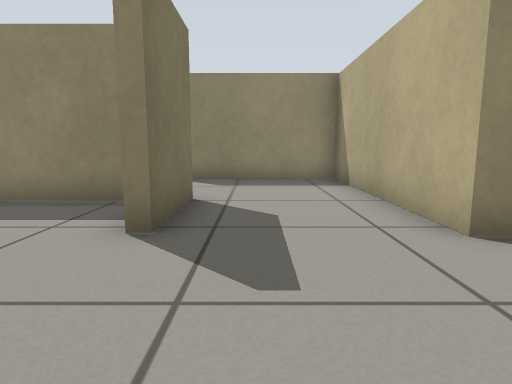
[1] (above)

18 first-person views from a walk through a world built for the Gazebo simulator. The camera is 0.5 m above the floor, tilts 8° down and sees 75° across. The floor is counted in squares, 0.5 m on a side. Each view is taken from the middle of a square. On the plan, view 1 faces up. The plan holds only what a view shows up to about 12 squares ahead; the rest is blank.

[2]
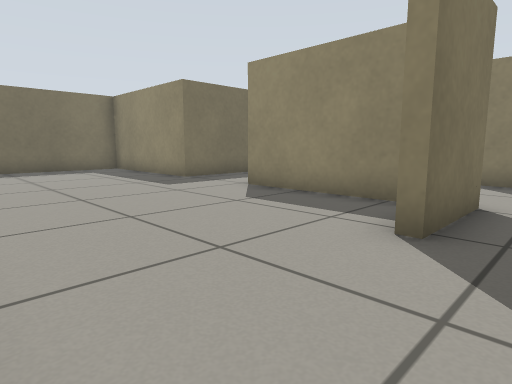

[3]
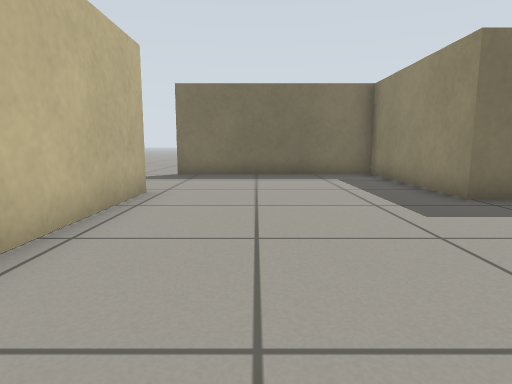

[4]
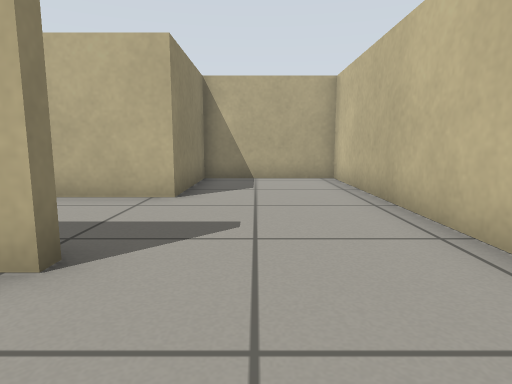

[5]
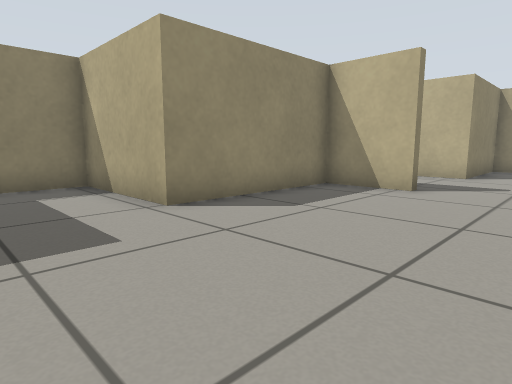

[6]
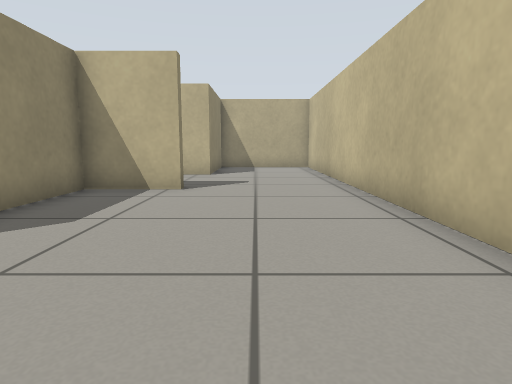

[7]
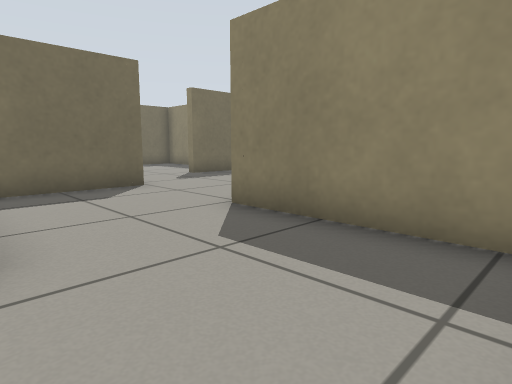

[8]
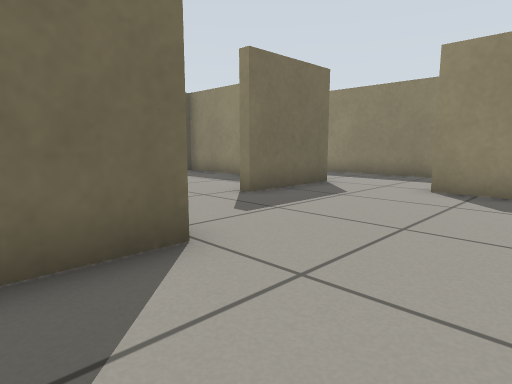

[9]
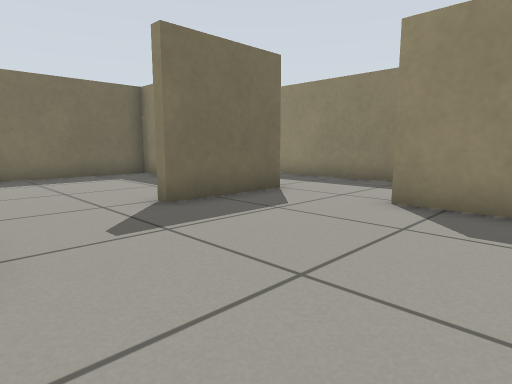

[10]
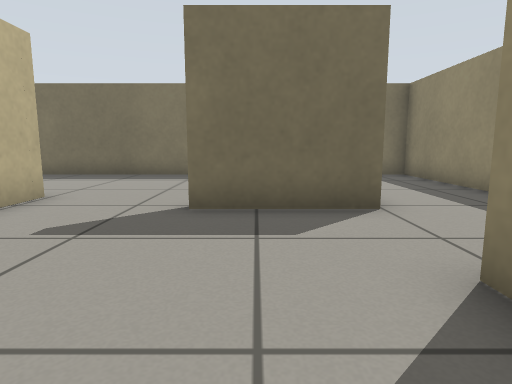

[11]
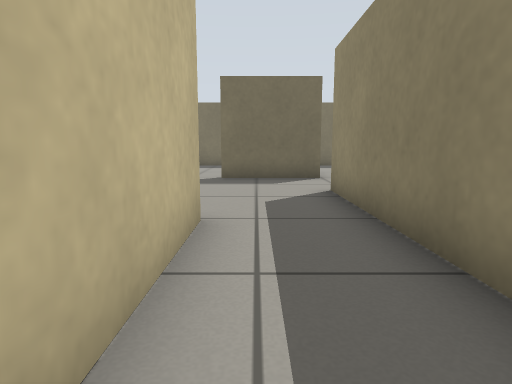

[12]
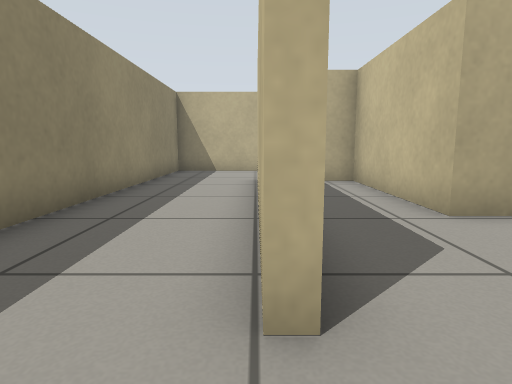

[13]
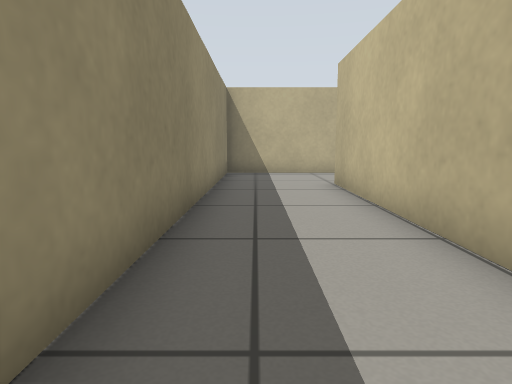

[14]
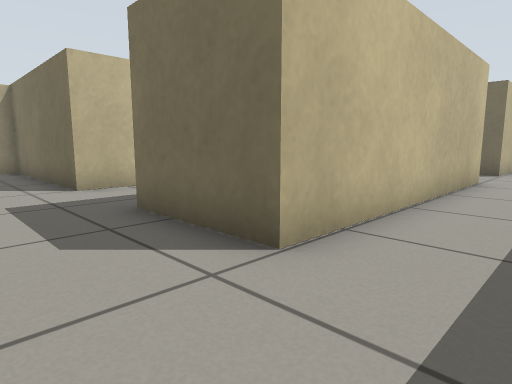

[15]
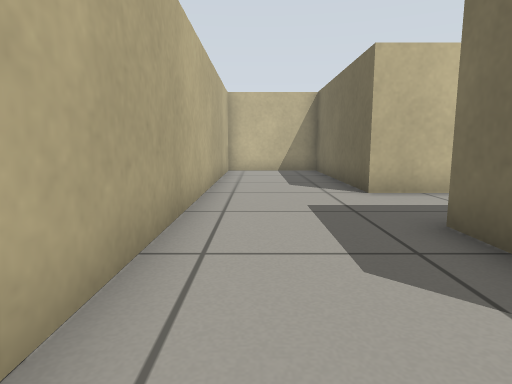

[16]
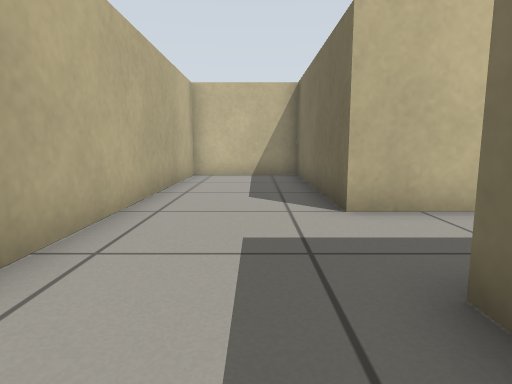

[17]
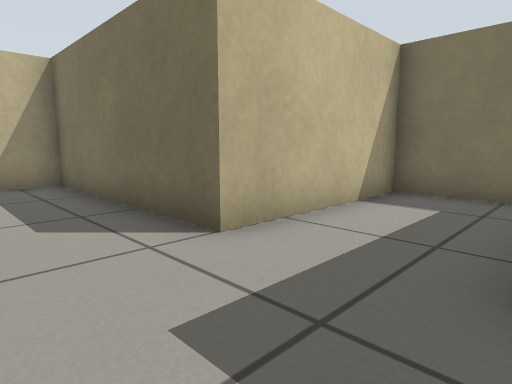

[18]
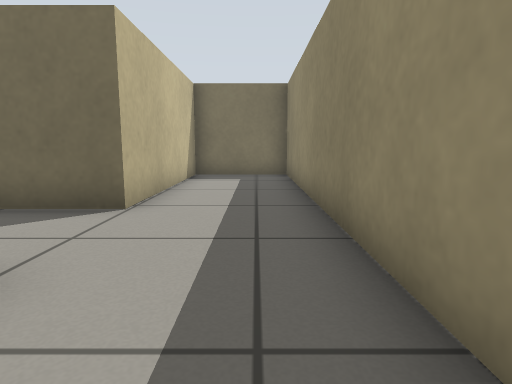

### Floor plan
Points are (right, up) in squares from view 1. A wall is a line through its corners. A room is listed if a view was taken in it or the views show most of it. See-through windows are left out.
Room 1 (views 1, 2, 3, 4, 5, 6, 7)
walls: (-1.5, 3.6) (-1.5, 5.9) (-6.2, 5.9) (-6.2, 9.6) (-8, 9.6); (-1.2, 6.3) (-1.2, 3.6); (-10.1, -0.4) (6.1, -0.4) (6.1, 3.7) (2.3, 3.7) (2.3, 9.8) (-2.4, 9.8); (-9.1, 8.4) (-9.1, 5.9) (-14.3, 5.9) (-14.3, -0.7)
ways out: opening at (-1.5, 8) to room 2; opening at (-14, -1.5)
Room 2 (views 8, 9)
walls: (-5.9, 10) (-5.9, 7)
ways out: opening at (-1.5, 8) to room 1; opening at (-4, 10) to room 3
Room 3 (views 10, 11)
walls: (-2.4, 12.4) (-2.4, 13.3) (2.3, 13.3) (2.3, 14.1); (0, 15.7) (-5.4, 15.7); (-8.1, 16) (-8.1, 12.9)
ways out: opening at (-4, 10) to room 2; opening at (-6.5, 16) to room 4; opening at (-8, 11.5) to room 5
Room 4 (views 12, 13, 14, 15, 16, 17, 18)
walls: (-2.1, 12.1) (-2.1, 10.1) (2.6, 10.1) (2.6, 3.9) (6.1, 3.9) (6.1, 19) (-14.3, 19) (-14.3, 16) (-8.1, 16); (-5.4, 16) (2.6, 16) (2.6, 12.9)
ways out: opening at (-6.5, 16) to room 3
Room 5 (no view inside)
walls: (-9.5, 10.1) (-8.2, 10.1); (-11.4, 15.7) (-14.3, 15.7) (-14.3, 6.8)
ways out: opening at (-8, 11.5) to room 3

Positions as (right, up) in squares from view 1, and headings:
1: (0, 0), facing up
2: (0, 0), facing up-left
3: (-3, 2), facing left
4: (-4, 2), facing right
5: (-9, 1), facing up-right
6: (-9, 2), facing right
7: (2, 6), facing up-left
8: (-3, 8), facing up-left
9: (-3, 10), facing up-left
10: (-3, 14), facing left
11: (2, 14), facing left
12: (-7, 16), facing right
13: (-6, 18), facing right
14: (5, 18), facing down-left
15: (5, 17), facing down
16: (4, 15), facing down
17: (5, 13), facing down-left
18: (-3, 18), facing left
